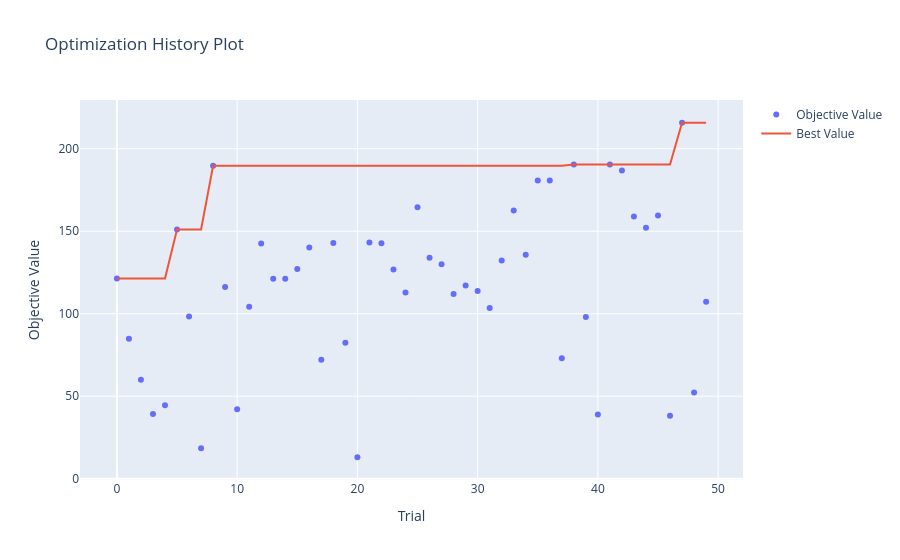

Source (notebook cell):
### Markdown cell above
Only the m, p and t NACA parameters are optimized by Optuna

### Code cell
def objective_naca(trial):
    m = trial.suggest_int("m", 0, 9)
    p = trial.suggest_int("p", 0, 9)
    t = trial.suggest_int("t", 1, 40)
    
    af = AirfoilGeometry(n_points=100)
    xu, yu, xl, yl = af.generate_naca4(m_int=m, p_int=p, t_int=t)
    x_coords, y_coords = af.get_coords_for_solver(xu, yu, xl, yl)
    
    solver = AeroSolver(altitude=ALT_FIXED, velocity=V_FIXED, chord=CHORD_FIXED)
    res = solver.solve(x_coords, y_coords, alpha=ALPHA_TARGET)
    
    cl = res['cl'][0]
    cd = res['cd'][0]
    
    if cd <= 0: return 0
    
    return cl / cd

study = optuna.create_study(direction="maximize")
study.optimize(objective_naca, n_trials=50)

best_naca = f"{study.best_params['m']}{study.best_params['p']}{study.best_params['t']:02d}"
print(f"\nBest : NACA {best_naca}")
print(f"Max Finess (Lift/Drag) : {study.best_value:.2f}")
optuna.visualization.plot_optimization_history(study)

### Figure 1 — Plotly figure (JSON) as saved in the notebook; plotly's stock layout.template omitted (floating-point values rounded to 4 significant figures)
{"data": [{"mode": "markers", "name": "Objective Value", "type": "scatter", "x": [0, 1, 2, 3, 4, 5, 6, 7, 8, 9, 10, 11, 12, 13, 14, 15, 16, 17, 18, 19, 20, 21, 22, 23, 24, 25, 26, 27, 28, 29, 30, 31, 32, 33, 34, 35, 36, 37, 38, 39, 40, 41, 42, 43, 44, 45, 46, 47, 48, 49], "y": [121.4, 84.91, 60.03, 39.21, 44.5, 151.0, 98.32, 18.51, 189.7, 116.2, 42.09, 104.2, 142.6, 121.2, 121.2, 127.1, 140.2, 72.05, 142.9, 82.37, 13.02, 143.2, 142.7, 126.9, 112.9, 164.6, 134.0, 130.0, 112.0, 117.1, 113.8, 103.5, 132.3, 162.6, 135.8, 180.8, 180.8, 73.1, 190.5, 98.1, 38.89, 190.5, 186.8, 159.0, 152.1, 159.6, 38.21, 215.8, 52.28, 107.2]}, {"mode": "lines", "name": "Best Value", "type": "scatter", "x": [0, 1, 2, 3, 4, 5, 6, 7, 8, 9, 10, 11, 12, 13, 14, 15, 16, 17, 18, 19, 20, 21, 22, 23, 24, 25, 26, 27, 28, 29, 30, 31, 32, 33, 34, 35, 36, 37, 38, 39, 40, 41, 42, 43, 44, 45, 46, 47, 48, 49], "y": [121.4, 121.4, 121.4, 121.4, 121.4, 151.0, 151.0, 151.0, 189.7, 189.7, 189.7, 189.7, 189.7, 189.7, 189.7, 189.7, 189.7, 189.7, 189.7, 189.7, 189.7, 189.7, 189.7, 189.7, 189.7, 189.7, 189.7, 189.7, 189.7, 189.7, 189.7, 189.7, 189.7, 189.7, 189.7, 189.7, 189.7, 189.7, 190.5, 190.5, 190.5, 190.5, 190.5, 190.5, 190.5, 190.5, 190.5, 215.8, 215.8, 215.8]}, {"marker": {"color": "#cccccc"}, "mode": "markers", "name": "Infeasible Trial", "showlegend": false, "type": "scatter", "x": [], "y": []}], "layout": {"title": {"text": "Optimization History Plot"}, "xaxis": {"title": {"text": "Trial"}}, "yaxis": {"title": {"text": "Objective Value"}}}}
